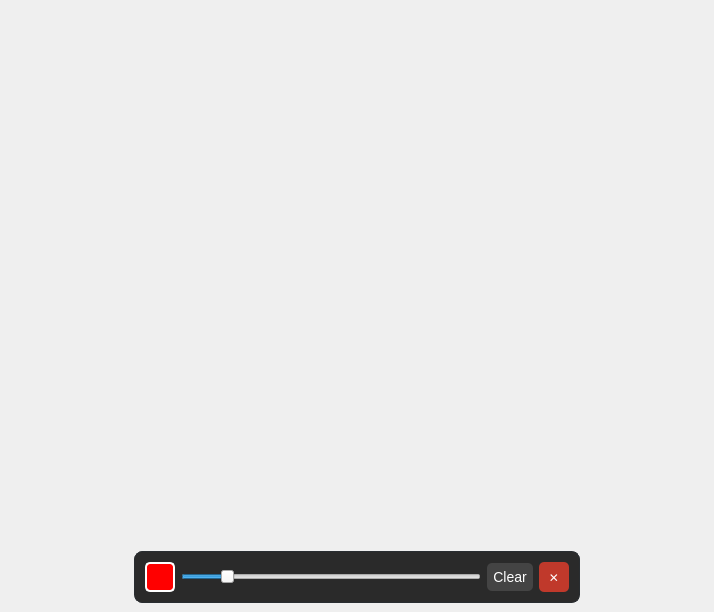
<?xml version="1.0" encoding="UTF-8"?>
<ui version="4.0">
 <class>Painter</class>
 <widget class="QMainWindow" name="Painter">
  <property name="geometry">
   <rect>
    <x>0</x>
    <y>0</y>
    <width>714</width>
    <height>612</height>
   </rect>
  </property>
  <property name="windowTitle">
   <string>MainWindow</string>
  </property>
  <widget class="QWidget" name="Widget">
   <layout class="QVBoxLayout" name="verticalLayout">
    <item>
     <spacer name="verticalSpacer">
      <property name="orientation">
       <enum>Qt::Vertical</enum>
      </property>
      <property name="sizeHint" stdset="0">
       <size>
        <width>20</width>
        <height>40</height>
       </size>
      </property>
     </spacer>
    </item>
    <item alignment="Qt::AlignHCenter|Qt::AlignVCenter">
     <widget class="QFrame" name="MenuBar">
      <property name="styleSheet">
       <string notr="true">QFrame {
                background-color: rgba(30, 30, 30, 240);
                border-radius: 8px;
                padding: 1px;
                border: 1px solid rgb(41, 45, 49);
            }</string>
      </property>
      <property name="frameShape">
       <enum>QFrame::StyledPanel</enum>
      </property>
      <property name="frameShadow">
       <enum>QFrame::Raised</enum>
      </property>
      <layout class="QHBoxLayout" name="horizontalLayout">
       <item>
        <widget class="QPushButton" name="SelectColor">
         <property name="sizePolicy">
          <sizepolicy hsizetype="Fixed" vsizetype="Fixed">
           <horstretch>0</horstretch>
           <verstretch>0</verstretch>
          </sizepolicy>
         </property>
         <property name="minimumSize">
          <size>
           <width>30</width>
           <height>30</height>
          </size>
         </property>
         <property name="maximumSize">
          <size>
           <width>30</width>
           <height>30</height>
          </size>
         </property>
         <property name="styleSheet">
          <string notr="true">background-color: rgb(255, 0, 0); border: 2px solid white; border-radius: 5px;</string>
         </property>
         <property name="text">
          <string/>
         </property>
        </widget>
       </item>
       <item>
        <widget class="QSlider" name="SlideWidth">
         <property name="minimumSize">
          <size>
           <width>300</width>
           <height>0</height>
          </size>
         </property>
         <property name="maximumSize">
          <size>
           <width>300</width>
           <height>16777215</height>
          </size>
         </property>
         <property name="minimum">
          <number>1</number>
         </property>
         <property name="maximum">
          <number>30</number>
         </property>
         <property name="pageStep">
          <number>2</number>
         </property>
         <property name="value">
          <number>5</number>
         </property>
         <property name="sliderPosition">
          <number>5</number>
         </property>
         <property name="orientation">
          <enum>Qt::Horizontal</enum>
         </property>
        </widget>
       </item>
       <item>
        <widget class="QPushButton" name="Clear">
         <property name="styleSheet">
          <string notr="true">color: white; background: #444; border-radius: 5px; padding: 6px; font-size: 14px; font-family: Segoe UI;</string>
         </property>
         <property name="text">
          <string>Clear</string>
         </property>
        </widget>
       </item>
       <item>
        <widget class="QPushButton" name="Quit">
         <property name="minimumSize">
          <size>
           <width>30</width>
           <height>30</height>
          </size>
         </property>
         <property name="maximumSize">
          <size>
           <width>30</width>
           <height>30</height>
          </size>
         </property>
         <property name="styleSheet">
          <string notr="true">color: white; background: #c0392b; border-radius: 5px; font-weight: bold;</string>
         </property>
         <property name="text">
          <string>✕</string>
         </property>
        </widget>
       </item>
      </layout>
     </widget>
    </item>
   </layout>
  </widget>
 </widget>
 <tabstops>
  <tabstop>SelectColor</tabstop>
  <tabstop>SlideWidth</tabstop>
  <tabstop>Clear</tabstop>
  <tabstop>Quit</tabstop>
 </tabstops>
 <resources/>
 <connections>
  <connection>
   <sender>Quit</sender>
   <signal>clicked()</signal>
   <receiver>Painter</receiver>
   <slot>close()</slot>
   <hints>
    <hint type="sourcelabel">
     <x>552</x>
     <y>569</y>
    </hint>
    <hint type="destinationlabel">
     <x>550</x>
     <y>-17</y>
    </hint>
   </hints>
  </connection>
 </connections>
</ui>
